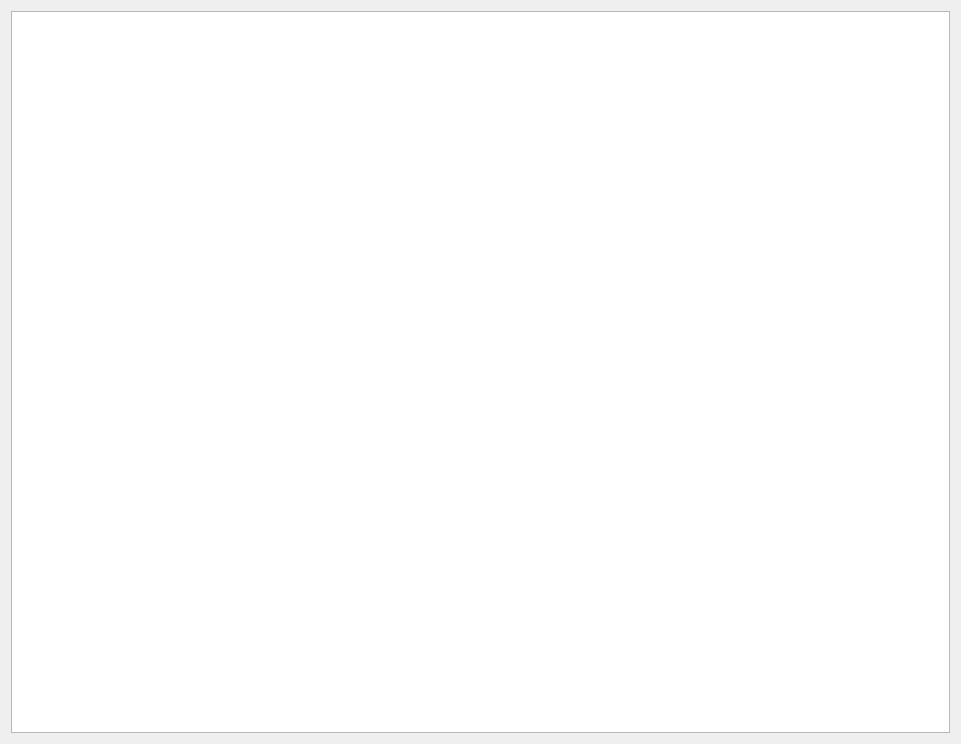
<?xml version="1.0" encoding="UTF-8"?>
<ui version="4.0">
 <class>Tepl_dannie</class>
 <widget class="QWidget" name="Tepl_dannie">
  <property name="geometry">
   <rect>
    <x>0</x>
    <y>0</y>
    <width>961</width>
    <height>744</height>
   </rect>
  </property>
  <property name="windowTitle">
   <string>Form</string>
  </property>
  <layout class="QGridLayout" name="gridLayout">
   <item row="0" column="0" rowspan="2">
    <widget class="QTableWidget" name="tableWidget">
     <property name="alternatingRowColors">
      <bool>true</bool>
     </property>
    </widget>
   </item>
  </layout>
 </widget>
 <resources/>
 <connections/>
</ui>
